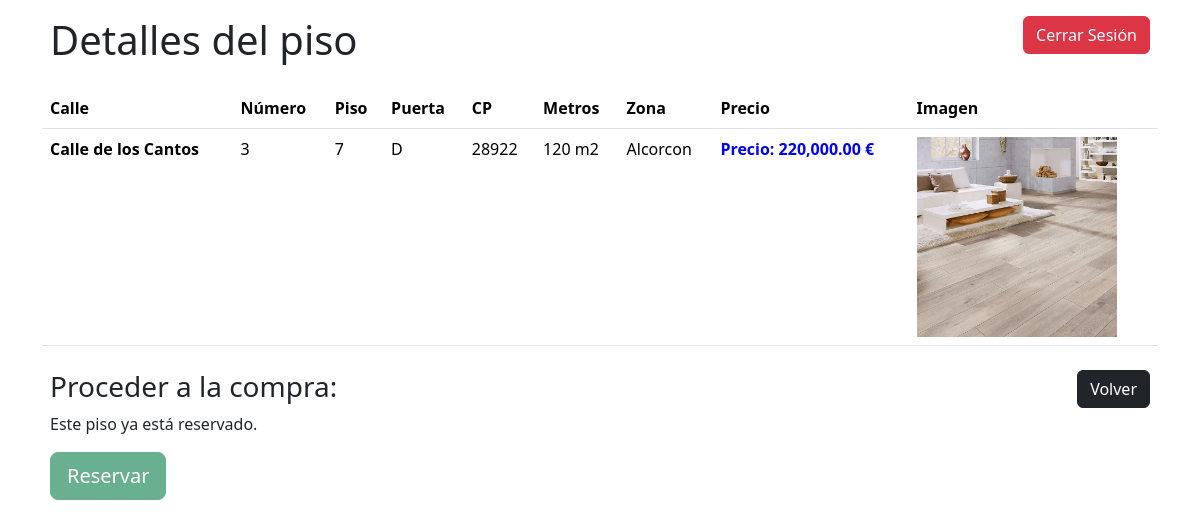
The app's page /Pisos/detalles_piso.php?id_piso=10 with its own data.
### tables this page shows
CREATE TABLE `pisos` (
  `Codigo_piso` int(11) NOT NULL,
  `calle` varchar(40) NOT NULL,
  `numero` int(11) NOT NULL,
  `piso` int(11) NOT NULL,
  `puerta` varchar(5) NOT NULL,
  `cp` int(11) NOT NULL,
  `metros` int(11) NOT NULL,
  `zona` varchar(15) DEFAULT NULL,
  `precio` float NOT NULL,
  `imagen` varchar(100) NOT NULL,
  `usuario_id` int(5) DEFAULT NULL,
  `estado_reserva` varchar(45) DEFAULT NULL
);

### functions.php (called while the page is built, shortened)
<?php
function conectaDb()
{
    global $cfg;
    try {
        $tmp = new PDO("mysql:host=$cfg[mysqlHost];dbname=$cfg[mysqlDatabase];charset=utf8mb4", $cfg["mysqlUser"], $cfg["mysqlPassword"]);
    } catch (PDOException $e) {
        $tmp = new PDO("mysql:host=$cfg[mysqlHost];charset=utf8mb4", $cfg["mysqlUser"], $cfg["mysqlPassword"]);
    } catch (PDOException $e) {
        print "    <p class=\"aviso\">Error: No puede conectarse con la base de datos. {$e->getMessage()}</p>\n";
        exit;
    } finally {
        $tmp->setAttribute(PDO::ATTR_ERRMODE, PDO::ERRMODE_SILENT);
        $tmp->setAttribute(PDO::MYSQL_ATTR_USE_BUFFERED_QUERY, true);
        return $tmp;
    }
}
function obtenerDetallesPiso($id_piso){
    try {
        $conn = conectaDb();
        $stmt = $conn->prepare("SELECT * FROM pisos WHERE Codigo_piso = :id_piso");
        $stmt->bindParam(":id_piso", $id_piso);
        $stmt->execute();
        return $stmt->fetch(PDO::FETCH_ASSOC);
    } catch (PDOException $e) {
        error_log("Error al obtener detalles del piso: " . $e->getMessage());
        return false;
    }
}

### Pisos/detalles_piso.php (the view, shortened to what this page needs)
<?php
require_once "../functions.php";
$id_piso = $_GET['id_piso'];
$piso = obtenerDetallesPiso($id_piso);
if ($piso) {
?>
<!DOCTYPE html>
<html lang="en">
<head>
    <link href="https://cdn.jsdelivr.net/npm/bootstrap@5.3.2/dist/css/bootstrap.min.css" rel="stylesheet">
</head>
<body>
    <div class="container mt-2">
        <div class="p-2 row">
            <div class="col">
                <h1>Detalles del piso</h1>
            </div>
            <div class="col-auto">
                <a href="../session/close.php" class="btn btn-danger">Cerrar Sesión</a>
            </div>
        </div>
        <table class="table mt-2">
            <thead>
                <tr>
                    <th scope="col">Calle</th>
                    <th scope="col">Número</th>
                    <th scope="col">Piso</th>
                    <th scope="col">Puerta</th>
                    <th scope="col">CP</th>
                    <th scope="col">Metros</th>
                    <th scope="col">Zona</th>
                    <th scope="col">Precio</th>
                    <th scope="col">Imagen</th>
                </tr>
            </thead>
            <tbody>
                <tr>
                    <td><strong><?php echo $piso['calle']; ?></strong></td>
                    <td><?php echo $piso['numero']; ?></td>
                    <td><?php echo $piso['piso']; ?></td>
                    <td><?php echo $piso['puerta']; ?></td>
                    <td><?php echo $piso['cp']; ?></td>
                    <td><?php echo $piso['metros']; ?> m2</td>
                    <td><?php echo $piso['zona']; ?></td>
                    <td class="card-text" style="color: blue;"><strong>Precio: <?php echo number_format($piso['precio'], 2); ?> €</strong></td>
                    <td><img src="<?php echo $piso['imagen']; ?>" alt="Imagen del piso" style="width:200px;"></td>
                </tr>
            </tbody>
        </table>
        <div class="p-2 row">
            <div class="col">
                <h3>Proceder a la compra:</h3>
            </div>
            <div class="col-auto">
                <a href="./comprador.php" class="btn btn-dark">Volver</a>
            </div>
            <?php
                if ($piso['estado_reserva'] === 'Reservado') {
                    echo "<p>Este piso ya está reservado.</p>";
                    $disabled = "disabled";
                } else {
                     echo "<p>Este piso está disponible para reservar.</p>";
                     $disabled = "";
                }
            ?>
            <form action="../Reserva/actualizar_estado_reserva.php" method="post">
                <button type="submit" class="btn btn-success btn-lg btn-block" <?php echo $disabled; ?> >Reservar</button>
            </form>
    </div>
</body>
</html>
<?php
} else {
    echo "<p>No se encontraron detalles para el piso seleccionado.</p>";
}
?>

### records on screen
pisos: calle "Calle de los Cantos", numero "3", piso "7", puerta "D", cp "28922", metros "120", zona "Alcorcon", precio "220,000.00", imagen (picture)
